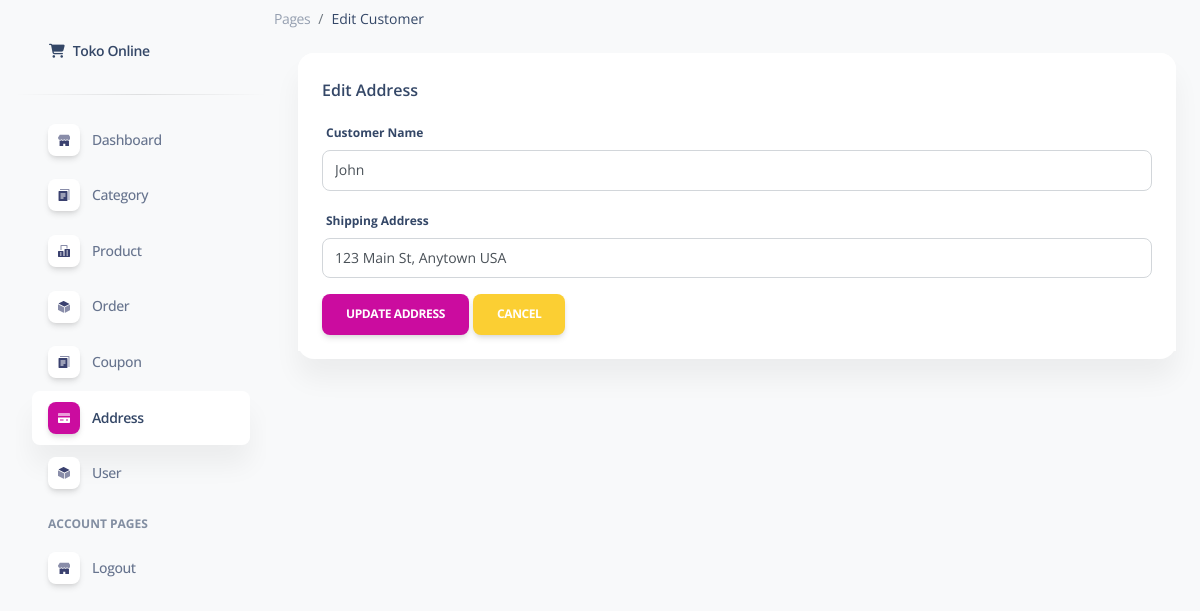
Before: /pages/update_address.php?id_user_address=1 with the older database file.
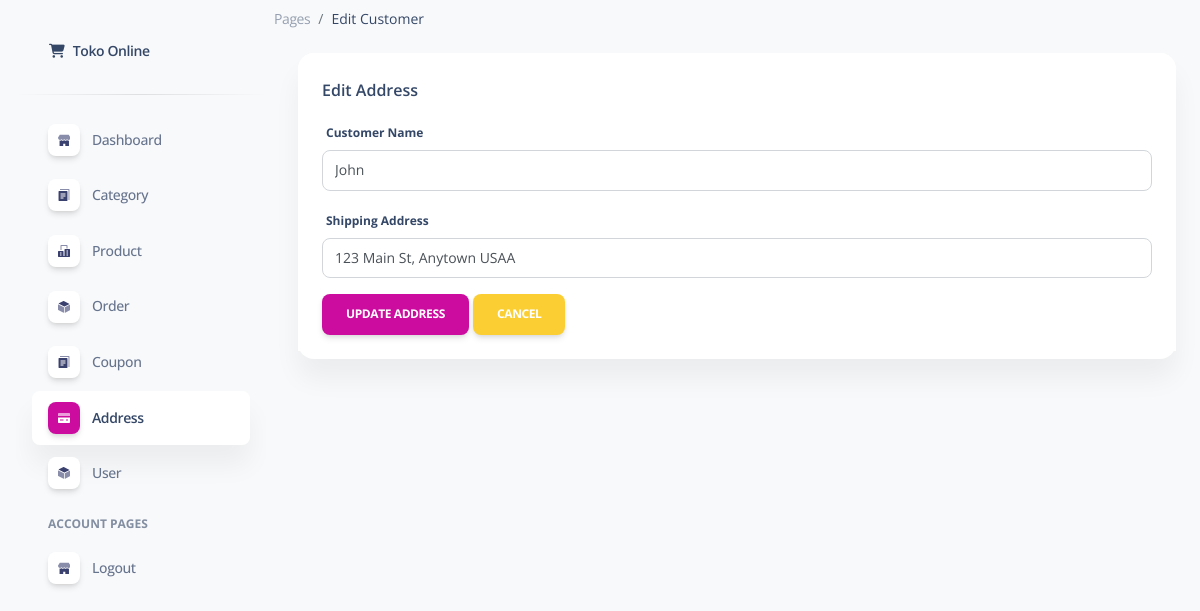
After: the same page with the newer database file.
### tables this page shows
CREATE TABLE `user_address` (
  `id_user_address` bigint(20) NOT NULL COMMENT '主键id',
  `id_customer` bigint(20) NOT NULL COMMENT '用户id',
  `customer_name` varchar(255) NOT NULL COMMENT '用户名字',
  `shipping_address` varchar(255) DEFAULT NULL COMMENT '地址',
  `create_time` timestamp NOT NULL DEFAULT current_timestamp(),
  `id_creator` bigint(20) NOT NULL DEFAULT 0,
  `is_delete` tinyint(1) NOT NULL DEFAULT 0 COMMENT '是否删除',
  `delete_time` timestamp NULL DEFAULT NULL COMMENT '删除时间'
);

### pages/update_address.php (the view, shortened to what the changed rows need)
<!DOCTYPE html>
<html lang="en">
<head>
  <link href="assets/css/nucleo-icons.css" rel="stylesheet" />
  <link href="assets/css/nucleo-svg.css" rel="stylesheet" />
  <link href="assets/css/nucleo-svg.css" rel="stylesheet" />
  <link id="pagestyle" href="assets/css/soft-ui-dashboard.css?v=1.0.3" rel="stylesheet" />
</head>
<body class="g-sidenav-show  bg-gray-100">
  <main class="main-content position-relative max-height-vh-100 h-100 mt-1 border-radius-lg ">
    <div class="container-fluid py-4">
      <div class="row">
        <div class="col-12">
          <div class="card mb-4">
            <div class="card-header pb-0">
              <?php
              include "connect_db.php";
              $qry_get_customer = mysqli_query($conn, "SELECT * FROM user_address WHERE id_user_address = '" . $_GET['id_user_address'] . "'");
              $dt_customer = mysqli_fetch_array($qry_get_customer);
              ?>
              <form method="POST" action="../pages/process_update_address.php" enctype="multipart/form-data">
                <section class="base">
                  <div class="mb-3">
                    <label for="customer_name" class="form-label">Customer Name</label>
                    <input type="text" name="customer_name" value="<?= $dt_customer['customer_name'] ?>"
                      class="form-control">
                  </div>
                  <div class="mb-3">
                    <label for="exampleInputEmail1" class="form-label">Shipping Address</label>
                    <input type="text" name="shipping_address" value="<?= $dt_customer['shipping_address'] ?>"
                      class="form-control">
                  </div>
                </section>
              </form>
            </div>
          </div>
        </div>
      </div>
</body>
</html>

Changed rows visible on the page:
changed user_address "John": shipping_address "123 Main St, Anytown USA" → "123 Main St, Anytown USAA"
